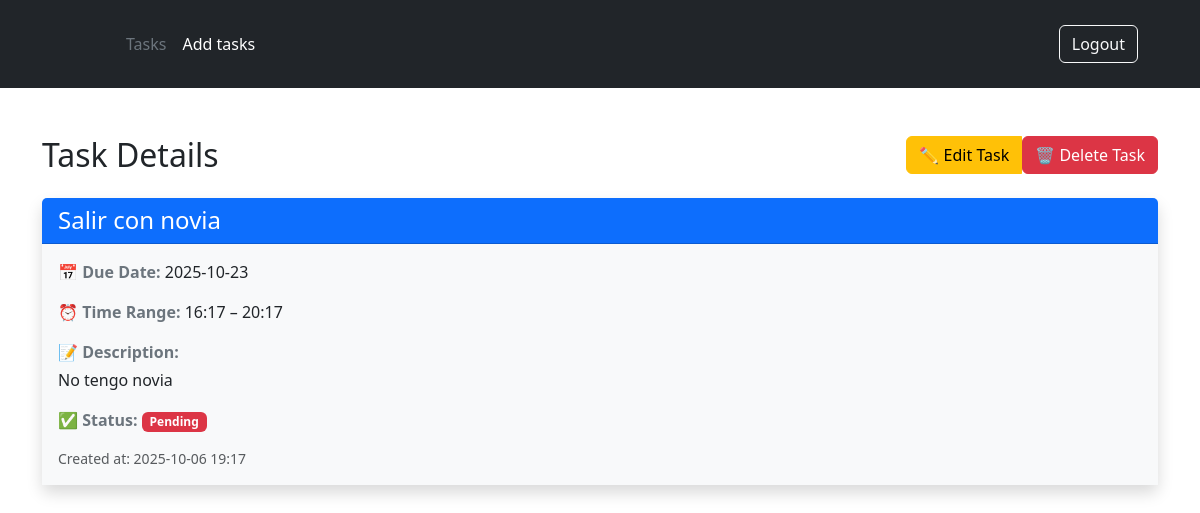
Page /task/1 (signed in) on the earlier database version.
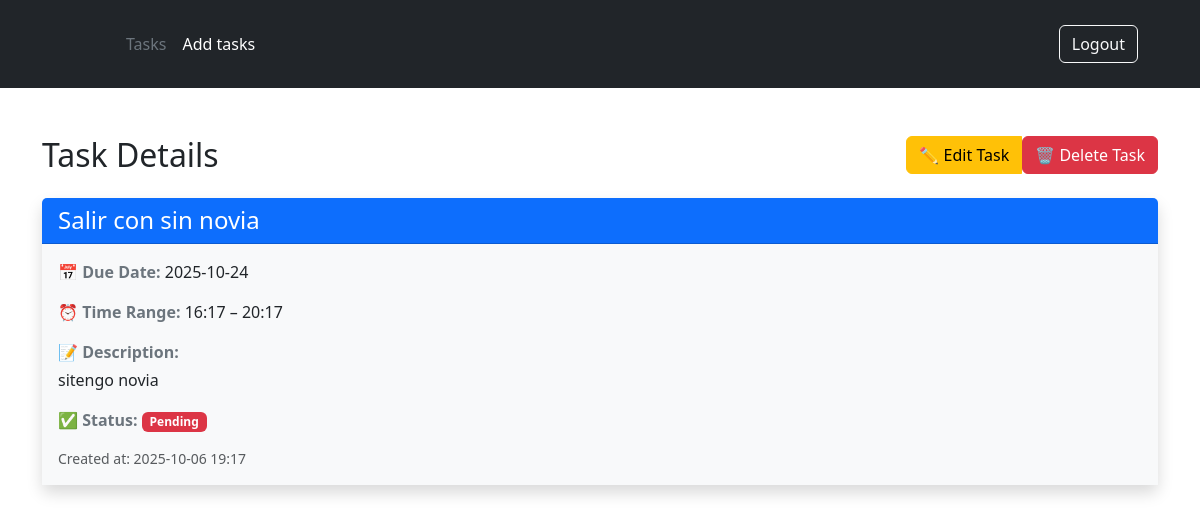
Same page on the later database version.
### app/main/models.py (models this page shows, shortened)
class Task(db.Model):
    id : so.Mapped[int] = so.mapped_column(primary_key=True, index=True)
    user_id : so.Mapped[int] = so.mapped_column(sa.ForeignKey(User.id))
    title : so.Mapped[str] = so.mapped_column(sa.String(128))
    description : so.Mapped[str] = so.mapped_column(sa.String(256))
    completed : so.Mapped[bool] = so.mapped_column(sa.Boolean, default=False)
    created_at: so.Mapped[datetime] = so.mapped_column(default=lambda: datetime.now(timezone.utc))
    due_date: so.Mapped[date] = so.mapped_column(sa.Date)
    overdue: so.Mapped[bool] = so.mapped_column(sa.Boolean, nullable=False, default=False)
    start_time : so.Mapped[time] = so.mapped_column(sa.Time)
    finish_time : so.Mapped[time] = so.mapped_column(sa.Time)

### app/main/views.py (the view)
@views.route('/task/<int:id>', methods=['GET', 'POST'])
@login_required
def task(id):
    task = Task.query.get_or_404(id)
    return render_template('task.html', task=task)

### app/auth/__init__.py (called while the page is built)
@login.user_loader
def load_user(id):
    return db.session.get(User, int(id))

### app/templates/task.html
{% extends 'base.html' %}
{% block content %}
<div class="container py-5">
    <div class="d-flex justify-content-between align-items-center mb-4">
        <h2 class="mb-0">Task Details</h2>
        <div class="btn-group">
            <a href="{{ url_for('views.edit_task', id = task.id) }}" class="btn btn-warning">
                ✏️ Edit Task
            </a>
            <form action="{{ url_for('views.delete_task', id=task.id) }}" method="POST" onsubmit="return confirm('Are you sure you want to delete this task?');">
                <button type="submit" class="btn btn-danger">
                    🗑️ Delete Task
                </button>
            </form>
        </div>
    </div>
    <div class="card shadow border-0">
        <div class="card-header bg-primary text-white">
            <h4 class="mb-0">{{ task.title }}</h4>
        </div>
        <div class="card-body bg-light">
            <div class="mb-3">
                <span class="fw-semibold text-secondary">📅 Due Date:</span>
                {{ task.due_date.strftime('%Y-%m-%d') }}
            </div>
            <div class="mb-3">
                <span class="fw-semibold text-secondary">⏰ Time Range:</span>
                {{ task.start_time.strftime('%H:%M') }} – {{ task.finish_time.strftime('%H:%M') }}
            </div>
            <div class="mb-3">
                <span class="fw-semibold text-secondary">📝 Description:</span><br>
                <p class="mt-1">{{ task.description }}</p>
            </div>
            <div class="mb-3">
                <span class="fw-semibold text-secondary">✅ Status:</span>
                {% if task.overdue %}
                    <span class="badge bg-danger">⏳ Overdue</span>
                {% elif task.completed %}
                    <span class="badge bg-success">Completed</span>
                {% else %}
                    <span class="badge bg-danger">Pending</span>
                {% endif %}
            </div>
            <div class="text-muted small">
                Created at: {{ task.created_at.strftime('%Y-%m-%d %H:%M') }}
            </div>
        </div>
    </div>
</div>
{% endblock %}

Differences in the rows shown:
changed Task: title "Salir con novia" → "Salir con sin novia"; due_date "2025-10-23" → "2025-10-24"; description "No tengo novia" → "sitengo novia"
